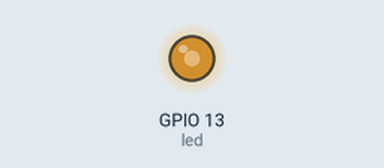
The program below on a simulated ESP32 board running MicroPython. Shown: output pins drawn as LEDs (lit = HIGH).

Above: at 0.05 s.
At 0.5 s:
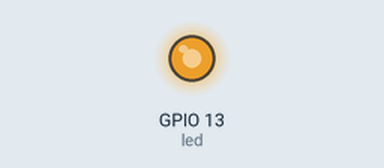
At 0.85 s:
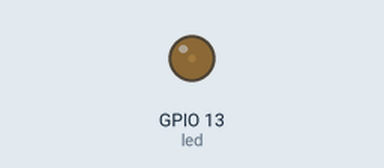
At 1.2 s:
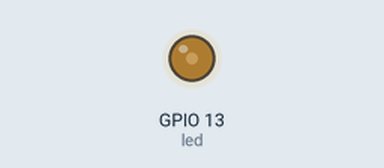
Timing chart, 0 to 3.0 s (numbered marks = the images above):
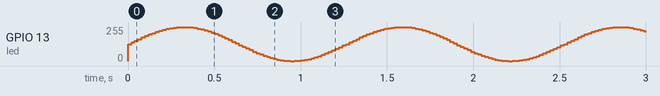

The program:

main.py
```python
from machine import Pin, PWM
import time
import math

LED_PIN = 13
PWM_FREQ = 1000
STEP_DELAY = 0.02

def main():
    led = PWM(Pin(LED_PIN))
    led.freq(PWM_FREQ)

    angle = 0

    try:
        while True:
            value = (math.sin(angle) + 1) / 2  # 0 .. 1
            duty = int(value * 1023)           # 0 .. 1023

            led.duty(duty)

            angle += 0.1
            if angle > 2 * math.pi:
                angle = 0

            time.sleep(STEP_DELAY)

    except KeyboardInterrupt:
        led.duty(0)
        led.deinit()
        print("Program stopped by user")

if __name__ == "__main__":
    main()
```
